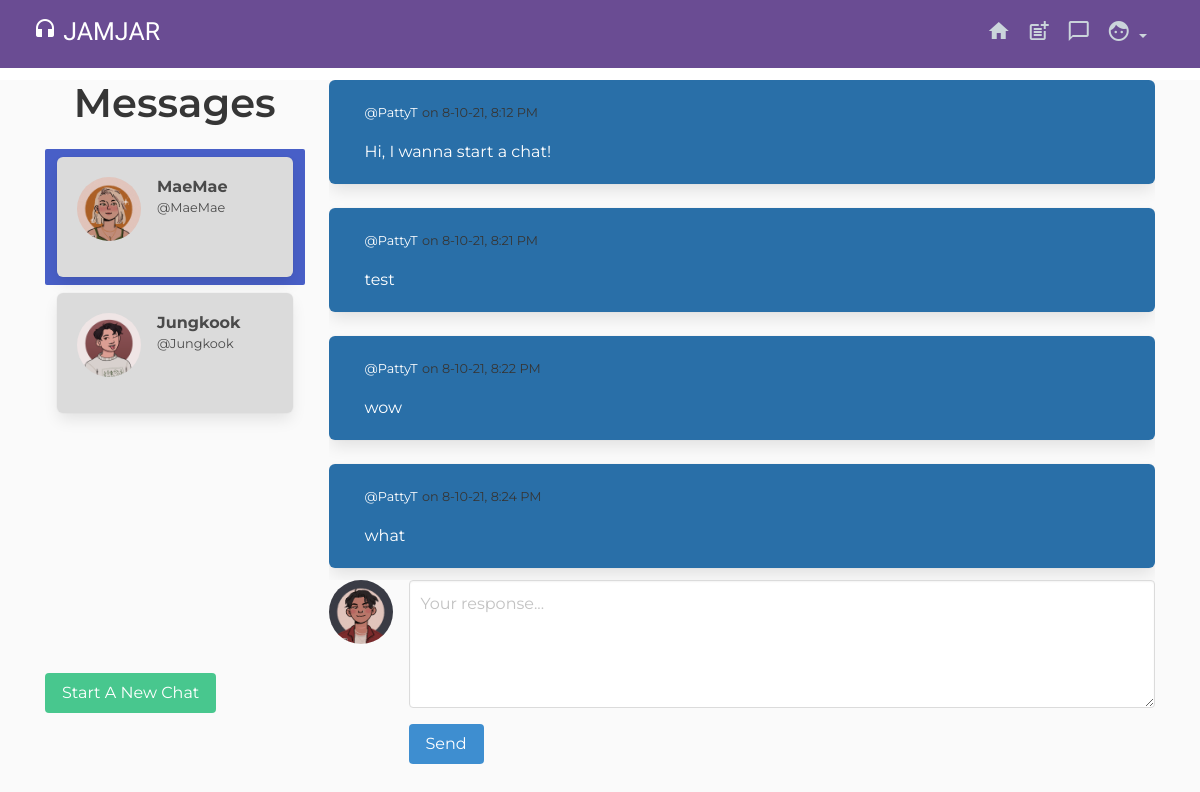
/messages (signed in), run on the app's committed database.
### users/models.py (models this page shows, shortened)
class Profile(models.Model):
    user = models.OneToOneField(User, on_delete=models.CASCADE)
    image = models.ImageField(default='default.jpg', upload_to='profile_pics')
    location = models.CharField(max_length=50, null=True, blank=True)
    bio = models.TextField(max_length=150, null=True, blank=True)

### dm/models.py (models this page shows, shortened)
class Message(models.Model):
    user = models.ForeignKey(User, on_delete=models.CASCADE, related_name='user')
    sender = models.ForeignKey(User, on_delete=models.CASCADE, related_name='from_user')
    recipient = models.ForeignKey(User, on_delete=models.CASCADE, related_name='to_user')
    body = models.TextField(max_length=500, blank=True, null=True)
    date = models.DateTimeField(auto_now_add=True)
    is_read = models.BooleanField(default=False)
    def get_messages(user):
        users = []
        d_messages = Message.objects.filter(user=user).values('recipient').annotate(last=Max('date')).order_by('-last')
        for d_message in d_messages:
            users.append({
                'user': User.objects.get(pk=d_message['recipient']),
                'last': d_message['last'],
                'unread': Message.objects.filter(user=user, recipient__pk=d_message['recipient'], is_read=False).count()
            })
        return users

### dm/views.py (the view)
# urls.py: path('messages', dm_views.inbox, name='messages'),
@login_required
def inbox(request):
    d_messages = Message.get_messages(user=request.user)
    active_dm = None
    dms = None
    if d_messages:
        d_message = d_messages[0]
        active_dm = d_message['user'].username
        dms = Message.objects.filter(user=request.user, recipient=d_message['user'])
        dms.update(is_read=True)
        for d_message in d_messages:
            if d_message['user'].username == active_dm:
                d_message['unread'] = 0
        context = {
            'dms': dms,
            'd_messages': d_messages,
            'active_dm': active_dm,
        }
    try:
        return render(request, 'dm/messages.html', context)
    except:
        return render(request, 'dm/messages.html')

### dm/views.py (called while the page is built)
def checkDms(request):
	dms_count = 0
	if request.user.is_authenticated:
		dms_count = Message.objects.filter(user=request.user, is_read=False).count()
	return {'dms_count':dms_count}

### dm/templates/dm/messages.html (shortened to what this page needs)
{% extends "blog/base.html" %}
{% load static %}
{% block content %}
  <div class="columns is-mobile">
  <div class="column is-one-quarter">
<aside class="menu">
    <h1 class="title is-2 has-text-centered">
    Messages
    </h1>
<ul style="overflow-y: scroll; height: 500px" class="menu-list">
    {% for d_message in d_messages %}
    <a class="{% if active_dm == d_message.user.username %}is-active{% endif %}" href="{% url 'dms' d_message.user.username %}">
        <div class="box has-background-grey-lighter">
            <article class="media">
                <div class="media-left">
                    <figure class="image is-64x64">
                        {% if d_message.user.profile.image.url %}
                            <img class = "rounded-circle article-img" src="{{ d_message.user.profile.image.url }}">
                        {% endif %}
                    </figure>
                </div>
                <div class="media-content">
                    <div class="content">
                        <p>
                        <strong>{{ d_message.user.username }}</strong> <small>@{{ d_message.user.username }}</small>
                        </p>
                    </div>
                </div>
            </article>
        </div>
    </a>
    {% endfor %}
</ul>
</aside>
<br>
<a href="{% url 'search_user' %}" class="button is-success"> Start A New Chat</a>
</div>
<div class="column">
<div style="overflow-y: scroll; height: 500px">
{% for dm in dms %}
<div class="box
            {% if dm.user.username == dm.sender.username %}
                has-background-info-dark has-text-white
            {% else %}
                has-background-grey-lighter
            {% endif %}">
  <article class="media">
    <div class="media-content">
      <div class="content">
        <p>
          <small>@{{ dm.sender.username }}</small>
          <strong><small> on {{ dm.date|date:'n-j-y, g:i A'}}</small></strong>
        </p>
        {{ dm.body }}
      </div>
    </div>
  </article>
</div>
{% endfor %}
</div>
<form role="form" method="POST" action="{% url 'send_dm' %}">
<article class="media">
  <figure class="media-left">
    <p class="image is-64x64">
      <img class = "rounded-circle article-img" src="{{ user.profile.image.url }}">
    </p>
  </figure>
  <div class="media-content">
    <div class="field">
      <p class="control">
        <textarea class="textarea" name="body" placeholder="Your response..."></textarea>
      </p>
    </div>
    <nav class="level">
      <div class="level-left">
        <div class="level-item">
          <button type="submit" name="action" class="button is-info">Send</button>
        </div>
      </div>
    </nav>
  </div>
</article>
</form>
</div>
</div>
{% endblock %}

### blog/static/blog/main.css (style rules this page uses)
body { background: #fafafa; color: #333333; margin-top: 5rem; font-family: 'Montserrat', sans-serif }
h1, h2, h3, h4, h5, h6 { color: #444444; }
ul { margin: 0; }
.article-img { height: 65px; width: 65px; margin-right: 16px; }

### data on the page
Message: sender.username "PattyT", date "8-10-21, 8:12 PM", body "Hi, I wanna start a chat!"
Message: sender.username "PattyT", date "8-10-21, 8:21 PM", body "test"
Message: sender.username "PattyT", date "8-10-21, 8:22 PM", body "wow"
Message: sender.username "PattyT", date "8-10-21, 8:24 PM", body "what"

### other printed values
{{ d_message.user.username }} "MaeMae"
{{ d_message.user.username }} "Jungkook"
